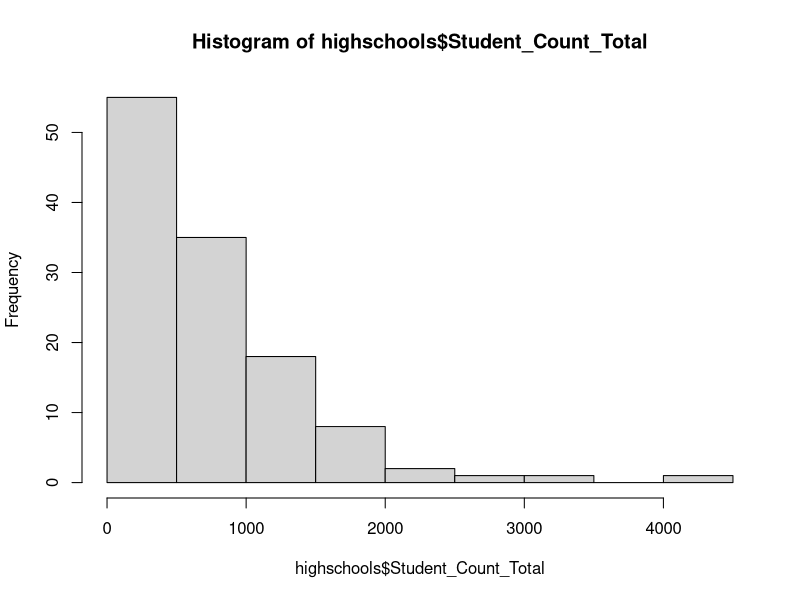
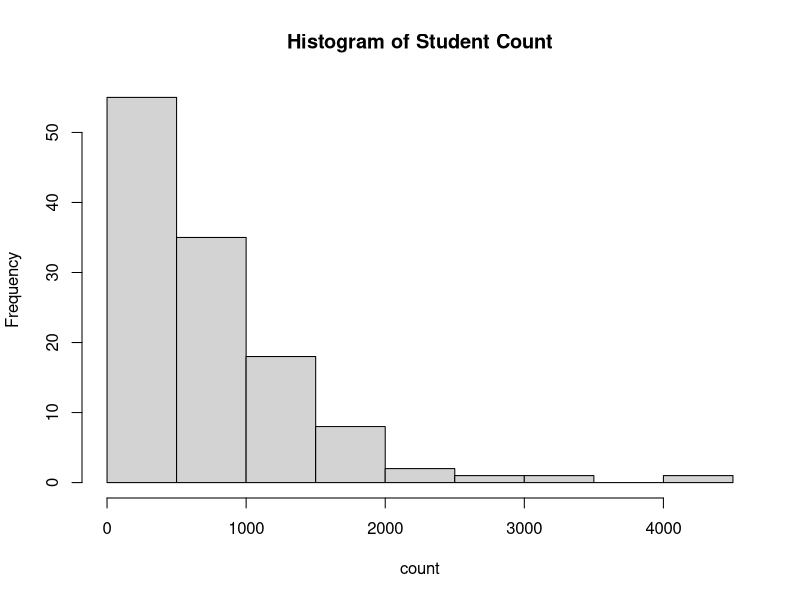
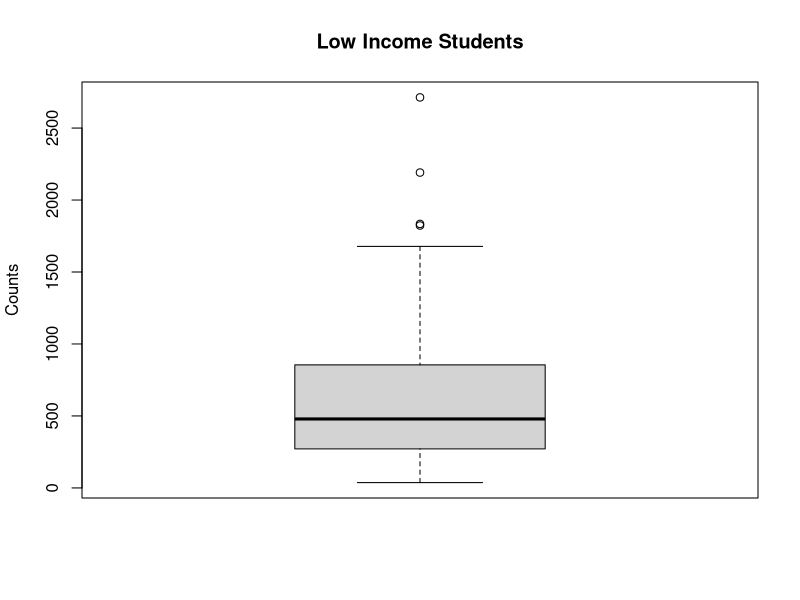
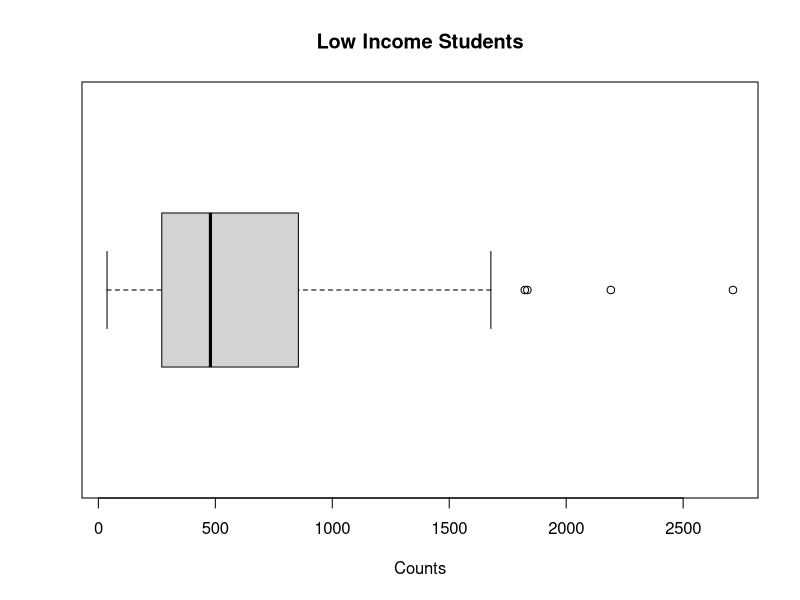
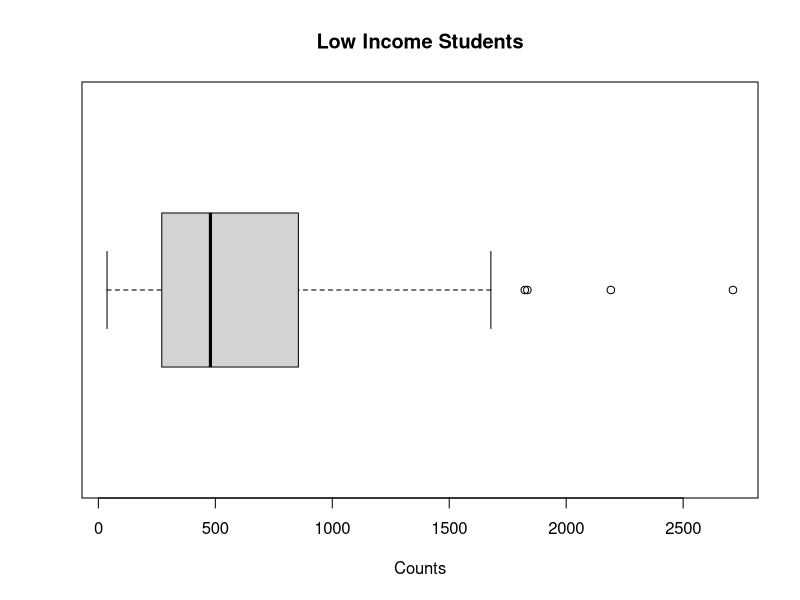
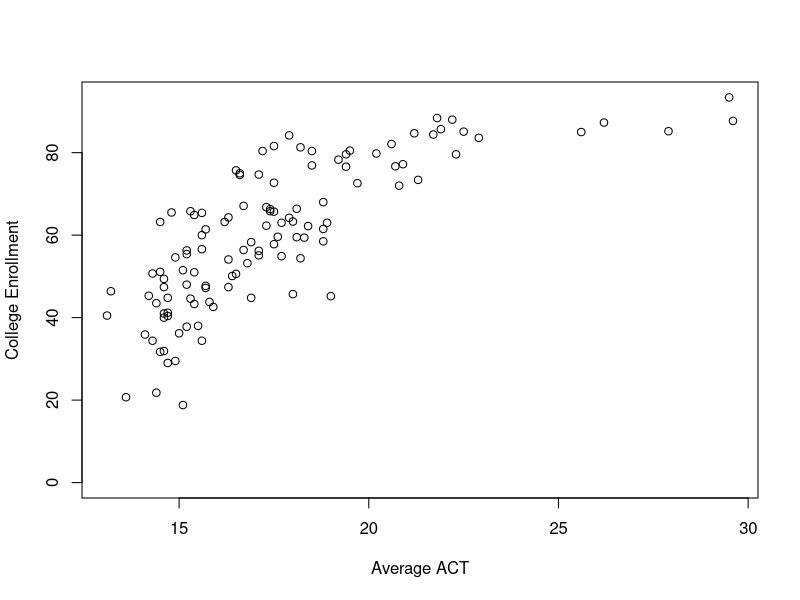

Source code (R) for these figures, in order:
highschools <- read.csv("Chicago_HS.csv", header = TRUE)

# View First 5 Rows
head(highschools)
# View Variable Names
names(highschools)
# Look at One Variable
highschools$Student_Count_Total
dim(highschools)

# Investigate Object Classes
class(highschools)
class(highschools$Student_Count_Total)
class(highschools$Graduation_Rate_School)
class(highschools$Dress_Code)



# Convert Dress Code into a Factor (Categorical Variables)
highschools$Dress_Code <- as.factor(highschools$Dress_Code)

class(highschools$Dress_Code)

# Make Some Exploratory Plots
hist(highschools$Student_Count_Total)
hist(highschools$Student_Count_Total, main = "Histogram of Student Count",
     xlab = 'count', breaks = 15)


# Make a Boxplot of "Student_Count_Low_Income"
boxplot(highschools$Student_Count_Low_Income,
        main = 'Low Income Students',
        ylab = 'Counts')

# Change Title, Axis Labels, and Orientation
boxplot(highschools$Student_Count_Low_Income,
        main = 'Low Income Students', horizontal = TRUE,
        xlab = 'Counts')

# ?boxplot --> Provides Info on Boxplot Function

# Save Boxplot as an Object
student_lowincome_boxplot <- boxplot(highschools$Student_Count_Low_Income,
        main = 'Low Income Students', horizontal = TRUE,
        xlab = 'Counts')
class(student_lowincome_boxplot)
student_lowincome_boxplot

# Scatter Plot of "Average_ACT_School" vs. "College_Enrollment_Rate_School"
plot(highschools$Average_ACT_School, 
     highschools$College_Enrollment_Rate_School,
     xlab = 'Average ACT', ylab = 'College Enrollment')

# Frequency Table of "Dress_Code"
table(highschools$Dress_Code)

# Summary Statistics
mean(highschools$Student_Count_Total)
median(highschools$Student_Count_Total)
sd(highschools$Student_Count_Total)
var(highschools$Student_Count_Total)
summary(highschools$Student_Count_Total)
cor(highschools$Student_Count_Total, highschools$Graduation_Rate_School)

# ====================================
# Subsetting with R
# ====================================

# Extract Rows 1-19 of the Data Frame
highschools[1:19, ]

# Extract Row 24 of the Data Frame
highschools[24, ]

# Extract Rows 3 and 12
highschools[c(3, 12), ]

# Extract Rows for All Schools with Greater Than 1500 Students
big.schools <- subset(highschools, highschools$Student_Count_Total > 1500)
highschools$Student_Count_Total > 1500
dim(big.schools)

# Look for Schools with Dress Code
highschools$Dress_Code == 'N'
no.dress.code <- subset(highschools, highschools$Dress_Code == 'N')
dim(no.dress.code)

# Extract Just Column 4
highschools[, 4]
highschools$Student_Count_Special_Ed

# Extract Columns 4, 6, 9, and 10
highschool.small <- highschools[, c(4, 6, 9, 10)]
dim(highschool.small)
head(highschool.small)